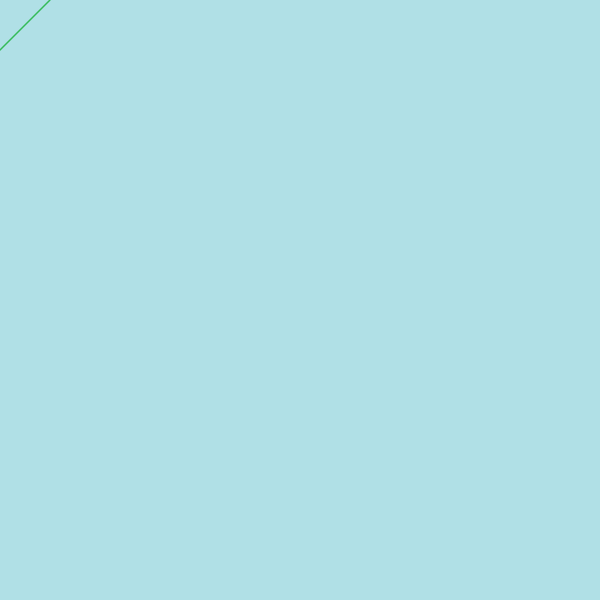
Frame 1 (no input)
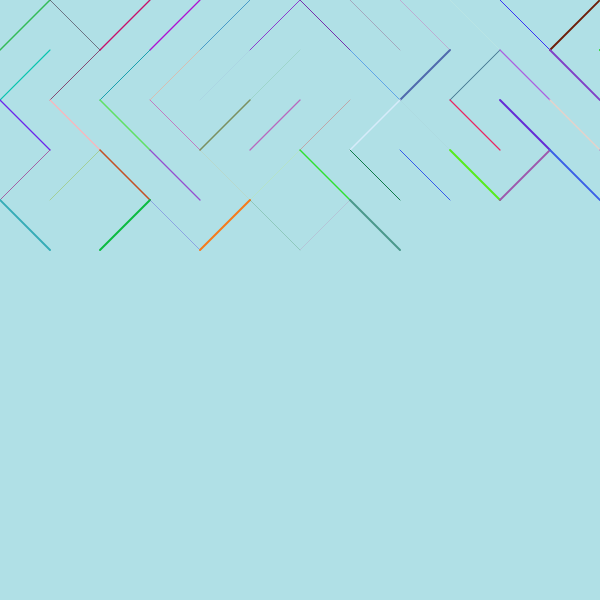
Frame 60 (no input)
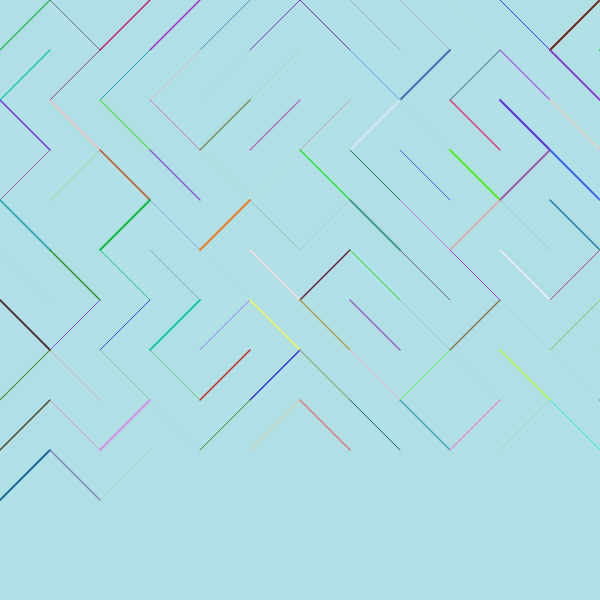
Frame 120 (the mouse pressed at the canvas centre since frame 60)

The p5.js sketch that drew these frames (run headless with seeded random() and noise() and a simulated clock; from frame 60 on, the mouse is pressed at the canvas centre):

// p5.js sketch
// ── sketch.js
let x, y, size, choice;

function setup() {
  createCanvas(600, 600);
  background("#b0e0e6"); // light purple background
  x = 0;
  y = 0;
  size = 50;
}

function draw() {
  // Random stroke weight between 0 and 2
  strokeWeight(random(0, 2));

  
  stroke(random(0,250), random(0,250), random(0,250));

  // Random line orientation
  choice = random(0, 1);
  if (choice < 0.5) {
    line(x, y, x + size, y + size);
  } else {
    line(x + size, y, x, y + size);
  }

  // Move to next grid cell
  x = x + size;

  if (x > width) {
    x = 0;
    y = y + size;
  }

  // Stop drawing when the grid is full
  if (y > height) {
    noLoop();
  }
}
